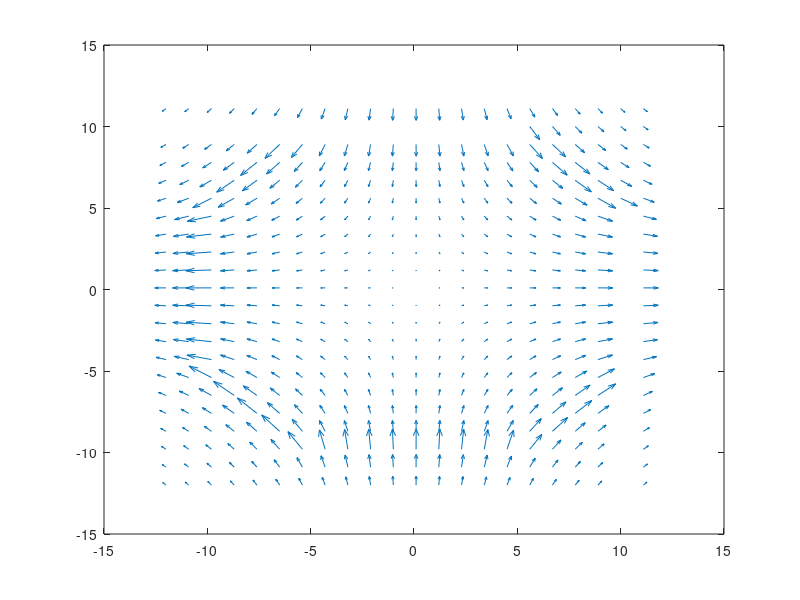

MATLAB code to generate this figure: (Note: this script raises an error after producing the figure.)
%Calculates the magnetic field using finite line segments. Assumption is
%that z=0. 

%make x, y-vector, discretizing positions
x=-12:1.1:12;
y=-12:1.1:12;

%general equation
%A = (mu0*I)/(4*pi) * Log((z2 + Sqrt(z2^2 + s^2))/(z1 + Sqrt(z1^2 + s^2))) * Direction

%From each coordinate transformation follows matrices for z2, s, Direction

%constants
mu0 = 4*pi*1e-7;
I=1e8;

%the direction of the vector potential of each line segment
Direction = [0 1; 0 -1; 1 0; -1 0; 0.5*sqrt(2) 0.5*sqrt(2); -0.5*sqrt(2) -0.5*sqrt(2); 0.5*sqrt(2) -0.5*sqrt(2); -0.5*sqrt(2) 0.5*sqrt(2)];

%Setting matrices zero
Ax = zeros(numel(x), numel(y));
Ay = zeros(numel(x), numel(y));
z2=zeros(numel(Direction),1);
z1=zeros(numel(Direction),1);
s=zeros(numel(Direction),1);

%looping over all positions
for i=1:1:numel(x)
for j=1:1:numel(y)

%the position of the general z2
z2 = [y(j)+5, y(j)+5, x(i)+5, x(i)+5, 0.5*sqrt(2)*(x(i)+7.5) + 0.5*sqrt(2)*(y(j)-7.5) + 0.5*sqrt(2)*5, 0.5*sqrt(2)*(x(i)-7.5) + 0.5*sqrt(2)*(y(j)+7.5) + 0.5*sqrt(2)*5, - 0.5*sqrt(2)*(x(i)-7.5) + 0.5*sqrt(2)*(y(j)-7.5) + 0.5*sqrt(2)*5, - 0.5*sqrt(2)*(x(i)+7.5) + 0.5*sqrt(2)*(y(j)+7.5) + 0.5*sqrt(2)*5];

%the position of the general z1
z1 = [y(j)-5, y(j)-5, x(i)-5, x(i)-5, 0.5*sqrt(2)*(x(i)+7.5) + 0.5*sqrt(2)*(y(j)-7.5) - 0.5*sqrt(2)*5, 0.5*sqrt(2)*(x(i)-7.5) + 0.5*sqrt(2)*(y(j)+7.5) - 0.5*sqrt(2)*5, - 0.5*sqrt(2)*(x(i)-7.5) + 0.5*sqrt(2)*(y(j)-7.5) - 0.5*sqrt(2)*5, - 0.5*sqrt(2)*(x(i)+7.5) + 0.5*sqrt(2)*(y(j)+7.5) - 0.5*sqrt(2)*5];

%the position of the general s
s = [x(i)+10, x(i)-10, y(j)-10, y(j)+10, 0.5*sqrt(2)*(x(i)+7.5) - 0.5*sqrt(2)*(y(j)-7.5), 0.5*sqrt(2)*(x(i)-7.5) - 0.5*sqrt(2)*(y(j)+7.5), 0.5*sqrt(2)*(x(i)-7.5) + 0.5*sqrt(2)*(y(j)-7.5), 0.5*sqrt(2)*(x(i)+7.5) + 0.5*sqrt(2)*(y(j)+7.5)];
    
%looping over each line segment
for k=1:1:8

%adding all vector potentials of each line segment
Ax(i,j) = Ax(i,j) + (mu0*I)/(4*pi) * log((z2(k) + sqrt(z2(k)^2 + s(k)^2))/(z1(k) + sqrt(z1(k)^2 + s(k)^2))) * Direction(k,1);
Ay(i,j) = Ay(i,j) + (mu0*I)/(4*pi) * log((z2(k) + sqrt(z2(k)^2 + s(k)^2))/(z1(k) + sqrt(z1(k)^2 + s(k)^2))) * Direction(k,2);
end
end
end

%draws vector potential
quiver(x,y, Ax , Ay )

%calculates curl of the vector potential: B = curl(A) = nabla x A
[curlz,cav]= curl(y,x,Ay,Ax);
%curlz is B in the z direction
figure
%plots magnetic flux density
surf(x,y,curlz, 'EdgeColor','none','LineStyle','none')